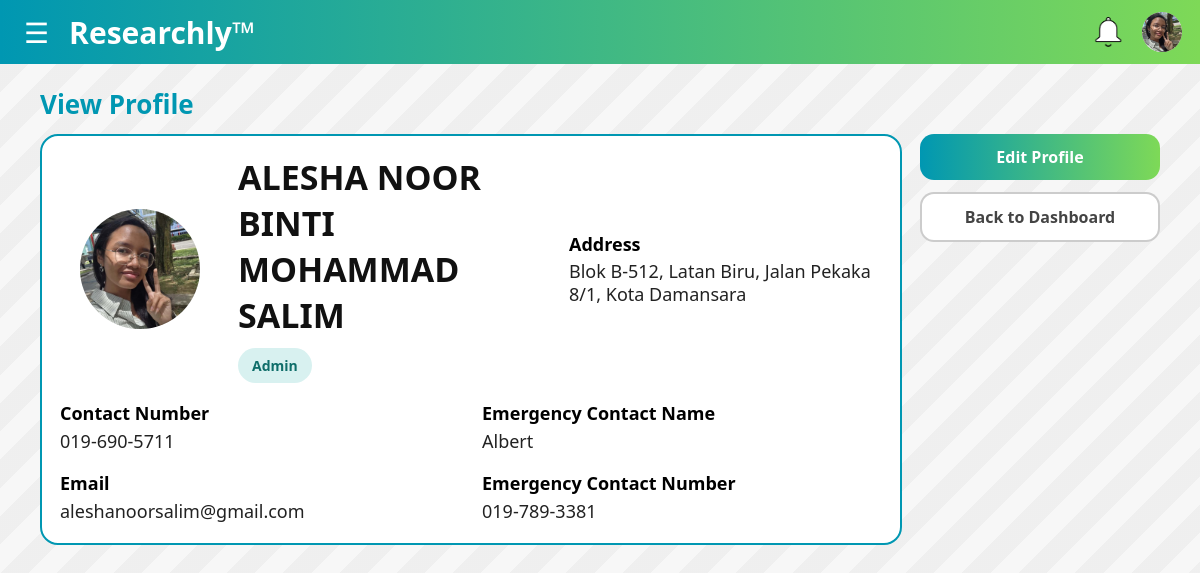
The app's page /profile (signed in) with its own data.
### main.py (models this page shows)
class UserProfile(db.Model):
    user_id = db.Column(db.String(36), db.ForeignKey('user.id'), primary_key=True)
    contact_number = db.Column(db.String(15), nullable=True)
    address = db.Column(db.String(100), nullable=True)
    emergency_contact_name = db.Column(db.String(80), nullable=True)
    emergency_contact_number = db.Column(db.String(15), nullable=True)
    profile_picture = db.Column(db.String(255), nullable=True)
    department_name = db.Column(db.String(80), nullable=True)
    expertise_tags = db.Column(db.String(255), nullable=True)
    role = db.Column(db.String(20), nullable=False, default="UNASSIGNED")
    created_at = db.Column(db.DateTime, default=lambda: datetime.now(timezone.utc), nullable=False)
    account_status = db.Column(db.String(15), nullable=False)

class User(db.Model, UserMixin):
    id = db.Column(db.String(36), primary_key=True, default=lambda: str(uuid.uuid4()))
    full_name = db.Column(db.String(80), nullable=False)
    email = db.Column(db.String(255), nullable=False, unique=True)
    password = db.Column(db.String(50), nullable=False)

### main.py (the view)
@app.route("/profile")
@login_required
def view_profile():
    prof = get_profile(current_user.id)
    if not prof:
        flash("Profile not found. Please contact admin.", "error")
        return redirect(url_for("dashboard"))
    researcher = get_researcher(current_user.id)
    bank = get_bank_account(researcher.bank_account_number) if researcher else None
    return render_template(
        "view_profile.html",
        user=current_user,
        prof=prof,
        researcher=researcher,
        bank=bank
    )

### main.py (called while the page is built)
@login_manager.user_loader
def load_user(user_id):
    return User.query.get(user_id)

def get_profile(user_id: str):
    return UserProfile.query.filter_by(user_id=user_id).first()

def get_researcher(user_id: str):
    return Researcher.query.filter_by(user_id=user_id).first()

@app.context_processor
def inject_profile():
    if current_user.is_authenticated:
        return {"prof": get_profile(current_user.id)}
    return {"prof": None}

### templates/view_profile.html (shortened to what this page needs)
<!DOCTYPE html>
<html lang="en">
<head>
  <link rel="stylesheet" href="{{ url_for('static', filename='css/view_profile.css') }}">
  <link rel="stylesheet" href="{{ url_for('static', filename='css/colors.css') }}">
</head>
<body>
  <header class="topbar">
    <div class="left">
      <button class="hamburger" type="button" aria-label="Menu">&#9776;</button>
      <div class="brand">Researchly™</div>
    </div>
    <div class="icons">
      <a href="{{ url_for('notifications') }}" class="icon bell" title="Notifications"></a>
      <a href="{{ url_for('view_profile') }}" class="icon user" title="Profile">
        {% if prof.profile_picture %}
          <img class="top-avatar"
            src="{{ url_for('static', filename='uploads/' ~ prof.profile_picture) }}"
            alt="Profile">
        {% else %}
          <span class="fallback-user">👤</span>
        {% endif %}
      </a>
    </div>
  </header>
  <main class="page">
    <h2 class="title">View Profile</h2>
    <div class="layout">
      <section class="profile-card">
        <div class="profile-top">
          <div class="avatar">
            <div class="avatar-circle">
              {% if prof.profile_picture %}
                <img class="avatar-img"
                  src="{{ url_for('static', filename='uploads/' ~ prof.profile_picture) }}"
                  alt="Profile picture">
              {% else %}
                <div class="avatar-head"></div>
                <div class="avatar-body"></div>
              {% endif %}
            </div>
          </div>
          <div class="top-info">
            <div class="name">{{ user.full_name }}</div>
            <div class="badges">
              <span class="pill teal">
                {{ "Head of Department" if prof.role == "HOD" else prof.role|capitalize }}
              </span>
            </div>
          </div>
          <div class="address-block">
            <div class="label">Address</div>
            <div class="value">{{ prof.address or "-" }}</div>
          </div>
        </div>
        <div class="grid">
          <div class="col">
            <div class="label">Contact Number</div>
            <div class="value">{{ prof.contact_number or "-" }}</div>
            <div class="label" style="margin-top:18px;">Email</div>
            <div class="value">{{ user.email }}</div>
          </div>
          <div class="col">
            <div class="label">Emergency Contact Name</div>
            <div class="value">{{ prof.emergency_contact_name or "-" }}</div>
            <div class="label" style="margin-top:18px;">Emergency Contact Number</div>
            <div class="value">{{ prof.emergency_contact_number or "-" }}</div>
          </div>
        </div>
      </section>
      <aside class="actions">
        <a class="btn primary" href="{{ url_for('edit_profile') }}">Edit Profile</a>
        <a class="btn ghost" href="{{ url_for('dashboard') }}">Back to Dashboard</a>
      </aside>
    </div>
  </main>
</body>
</html>

### static/css/view_profile.css (style rules this page uses)
* { box-sizing: border-box; font-family: "Segoe UI", Arial, sans-serif; }
body { margin: 0; background: #f7f7f7; }
.topbar { height: 64px; padding: 0 18px; display: flex; align-items: center; justify-content: space-between; background: linear-gradient(90deg, var(--accent-2), var(--accent-1)); color: #fff; }
.left { display: flex; align-items: center; gap: 14px; }
.hamburger { border: none; background: transparent; color: #fff; font-size: 28px; }
.brand { font-size: 30px; font-weight: 800; }
.icons { display:flex; gap:14px; align-items:center; }
.icon { width:40px; height:40px; display:inline-block; position:relative; }
.icon.bell { background-image:url('../img/white_bell.png'); background-size:contain; background-repeat:no-repeat; background-position:center; }
.icon.user { width: 40px; height: 40px; border-radius: 50%; overflow: hidden; display: inline-flex; align-items: center; justify-content: center; background: #fff; text-decoration: none; flex: 0 0 40px; }
.icon.user .top-avatar { width: 100%; height: 100%; object-fit: cover; display: block; }
.page { padding: 22px 24px 40px; background: repeating-linear-gradient( 135deg, rgba(0,0,0,0.03) 0, rgba(0,0,0,0.03) 20px, rgba(255,255,255,0.0) 20px, rgba(255,255,255,0.0) 40px ); min-height: calc(100vh - 64px); }
.title { margin: 0 auto 12px; max-width: 1120px; color: var(--accent-2); font-size: 26px; font-weight: 900; }
.layout { max-width: 1120px; margin: 0 auto; display: grid; grid-template-columns: 1fr 240px; gap: 18px; align-items: start; }
.profile-card { background: #fff; border-radius: 18px; border: 2px solid var(--accent-2); padding: 18px 18px 20px; }
.profile-top { display: grid; grid-template-columns: 160px 1fr 1fr; gap: 18px; align-items: center; }
.avatar { display:flex; justify-content:center; }
.avatar-circle { width: 120px; height: 120px; background:#e6e6e6; border-radius:50%; position:relative; }
.name { font-size: 34px; font-weight: 900; color: #111; margin-bottom: 10px; }
.badges { display:flex; gap:10px; flex-wrap:wrap; }
.pill { display: inline-flex; align-items: center; justify-content: center; white-space: nowrap; padding: 8px 14px; border-radius: 999px; font-weight: 900; font-size: 14px; }
.pill.teal { background: rgba(15,167,161,0.16); color: #0f6e6a; }
.address-block .label { font-weight: 900; font-size: 18px; }
.address-block .value { color:#222; margin-top: 4px; line-height: 1.25; }
.grid { display: grid; grid-template-columns: 1fr 1fr; gap: 22px; margin-top: 18px; }
.label { font-weight: 900; font-size: 18px; }
.value { font-size: 18px; color: #222; margin-top: 4px; }
.actions { display: flex; flex-direction: column; gap: 12px; }
.btn { display: inline-block; padding: 12px 16px; border-radius: 14px; font-weight: 900; text-decoration: none; text-align: center; }
.btn.primary { background: linear-gradient(90deg, var(--accent-2), var(--accent-1)); color: #fff; }
.btn.ghost { background: #fff; border: 2px solid rgba(0,0,0,0.2); color: #444; }
.avatar-img { width: 100%; height: 100%; border-radius: 50%; object-fit: cover; display: block; }

### static/css/colors.css (style rules this page uses)
:root { --accent-1: #7ed957; --accent-2: #0097b2; --font-1: #28a5a8; }

### records on screen
UserProfile: profile_picture (picture), role "Admin", address "Blok B-512, Latan Biru, Jalan Pekaka 8/1, Kota Damansara", contact_number "019-690-5711", emergency_contact_name "Albert", emergency_contact_number "019-789-3381"
User: full_name "ALESHA NOOR BINTI MOHAMMAD SALIM", email "aleshanoorsalim@gmail.com"
